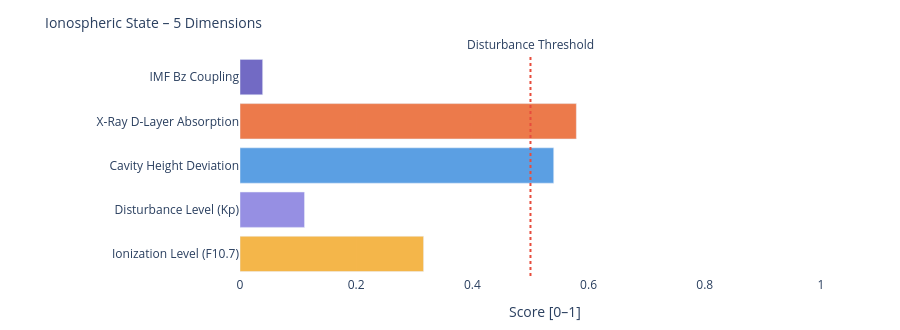

This figure's notebook cell:
### Markdown cell above
---
### 📐 Systemic Insight: Geometric Cavity vs. Real Schumann Resonance

**Relevant for:** Layer 6 = delta analysis &nbsp;|&nbsp; Layer 7 = feature vector / system interpretation

A cavity height change from 80 km to 70 km shifts the **idealized geometric frequencies** only minimally:

| Modus | Aktuell | Referenz | Δ |
|-------|---------|----------|---|
| SR-1 | 10.4762 Hz | 10.4599 Hz | +16 mHz |
| SR-2 | 18.1452 Hz | 18.1171 Hz | +28 mHz |
| SR-3 | 25.6612 Hz | 25.6215 Hz | +40 mHz |
| SR-4 | 33.1285 Hz | 33.0772 Hz | +51 mHz |

The geometric effect is limited because 10 km is very small compared to Earth's radius (~6371 km).

**Consequence:** Real Schumann deviations are likely driven more strongly by **conductivity, damping, day/night structure, lightning distribution and source geometry** than by pure cavity height.

---

**Layer 6 compares:**
```
geometric Δ from Layer 4  vs.  observed Δ from real Schumann measurement data
```

**Layer 7 Feature:**
```
If real Δ >> geometric Δ  →  non-geometric factors dominant
```

### Code cell
# ============================================================
# IONOSPHERIC STATE – Summary gauge
# Five dimensions: ionization, disturbance, cavity height, X-Ray, Bz coupling
# ============================================================

def norm(v, lo, hi):
    if v is None: return None
    return round(max(0.0, min(1.0, (v - lo) / (hi - lo))), 3)

# Ionization level (F10.7 → F2-Layer)
ioniz = norm(f107_val, 60, 250)

# Disturbance level (Kp → E/F-Layer irregularities)
disturb = norm(kp_val, 0, 9)

# Cavity height deviation from reference (80 km)
h_dev = norm(abs(h_eff - 80), 0, 20)

# X-Ray ionization (D-Layer absorption)
xray_ioniz = None
if xray_now is not None:
    xray_ioniz = norm(math.log10(max(xray_now, 1e-9)) + 9, 0, 5)

# Bz coupling (southward Bz → stronger magnetosphere-ionosphere coupling)
bz_coupling = norm(-(bz_now or 0), -5, 30) if bz_now is not None else None

dims = [
    ('Ionization Level (F10.7)',    ioniz,      '#F2A623'),
    ('Disturbance Level (Kp)',      disturb,    '#7F77DD'),
    ('Cavity Height Deviation',     h_dev,      '#378ADD'),
    ('X-Ray D-Layer Absorption',    xray_ioniz, '#E85D24'),
    ('IMF Bz Coupling',             bz_coupling,'#534AB7'),
]

fig = go.Figure()
for name, val, col in dims:
    if val is not None:
        h = int(val * 20)
        bar = '█' * h + '░' * (20 - h)
        label = f'{name}:  {bar}  {val:.3f}'
    else:
        label = f'{name}:  {"─" * 20}  n/a'
    fig.add_trace(go.Bar(
        x=[val if val is not None else 0],
        y=[name],
        orientation='h',
        marker_color=col, opacity=0.82,
        showlegend=False
    ))

fig.add_vline(x=0.5, line_dash='dot', line_color='#e74c3c',
              annotation_text='Disturbance Threshold', annotation_position='top')
fig.update_layout(
    title=dict(text='Ionospheric State – 5 Dimensions', font=dict(size=14)),
    xaxis=dict(title='Score [0–1]', range=[0, 1.05]),
    height=330, plot_bgcolor='rgba(0,0,0,0)', paper_bgcolor='rgba(0,0,0,0)',
    margin=dict(l=240, r=50, t=55, b=40)
)
fig.show()

print(f'\nIonospheric state:')
for name, val, _ in dims:
    print(f'  {name:<35} {val:.3f}' if val is not None else f'  {name:<35} n/a')

### Figure 1 — Plotly figure (JSON) as saved in the notebook; plotly's stock layout.template omitted (floating-point values rounded to 4 significant figures)
{"data": [{"marker": {"color": "#F2A623"}, "opacity": 0.82, "orientation": "h", "showlegend": false, "type": "bar", "x": [0.316], "y": ["Ionization Level (F10.7)"]}, {"marker": {"color": "#7F77DD"}, "opacity": 0.82, "orientation": "h", "showlegend": false, "type": "bar", "x": [0.111], "y": ["Disturbance Level (Kp)"]}, {"marker": {"color": "#378ADD"}, "opacity": 0.82, "orientation": "h", "showlegend": false, "type": "bar", "x": [0.54], "y": ["Cavity Height Deviation"]}, {"marker": {"color": "#E85D24"}, "opacity": 0.82, "orientation": "h", "showlegend": false, "type": "bar", "x": [0.579], "y": ["X-Ray D-Layer Absorption"]}, {"marker": {"color": "#534AB7"}, "opacity": 0.82, "orientation": "h", "showlegend": false, "type": "bar", "x": [0.039], "y": ["IMF Bz Coupling"]}], "layout": {"annotations": [{"showarrow": false, "text": "Disturbance Threshold", "x": 0.5, "xanchor": "center", "xref": "x", "y": 1, "yanchor": "bottom", "yref": "y domain"}], "height": 330, "margin": {"b": 40, "l": 240, "r": 50, "t": 55}, "paper_bgcolor": "rgba(0,0,0,0)", "plot_bgcolor": "rgba(0,0,0,0)", "shapes": [{"line": {"color": "#e74c3c", "dash": "dot"}, "type": "line", "x0": 0.5, "x1": 0.5, "xref": "x", "y0": 0, "y1": 1, "yref": "y domain"}], "title": {"font": {"size": 14}, "text": "Ionospheric State – 5 Dimensions"}, "xaxis": {"range": [0, 1.05], "title": {"text": "Score [0–1]"}}}}
